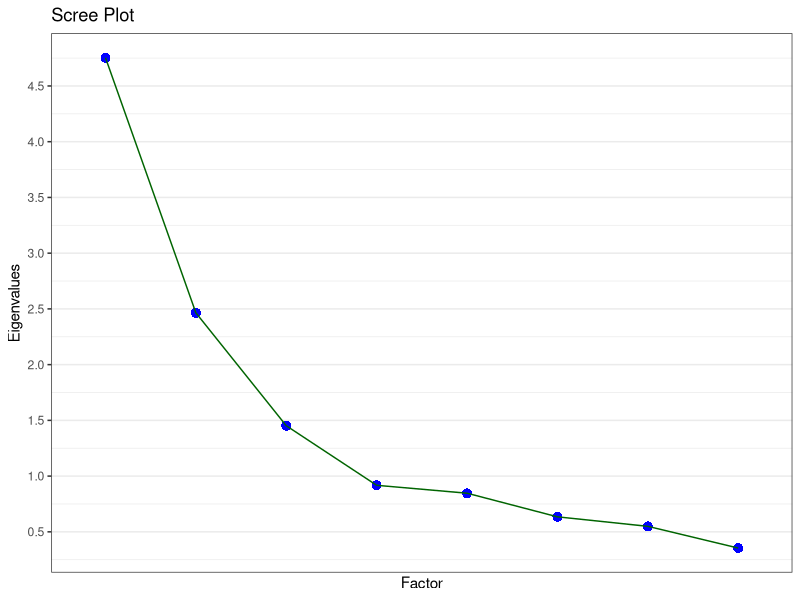
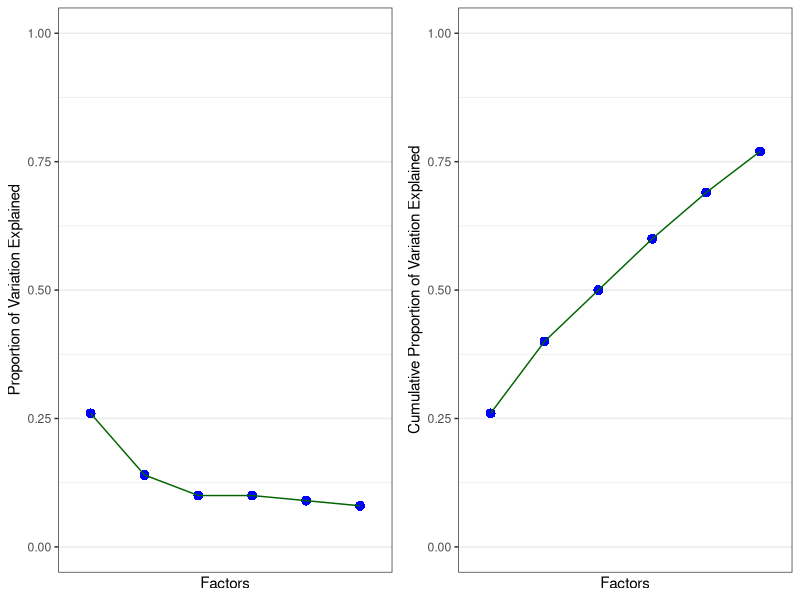
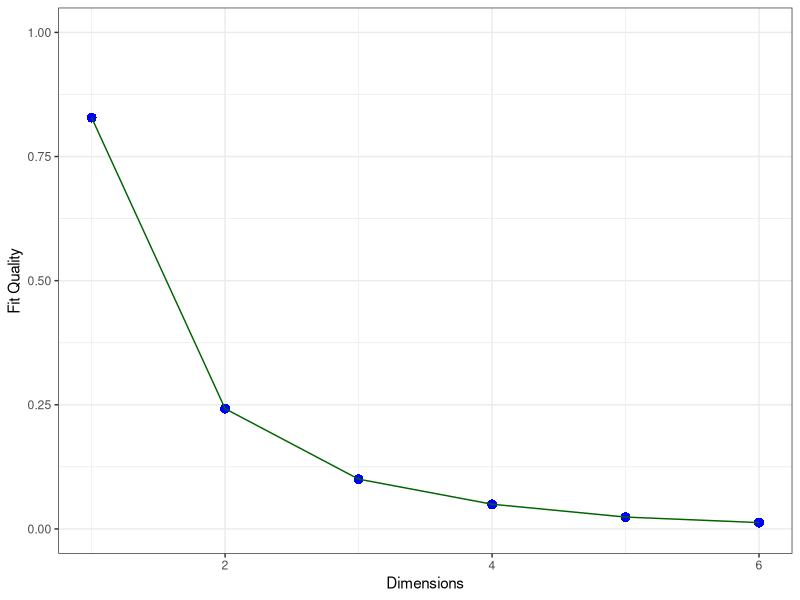
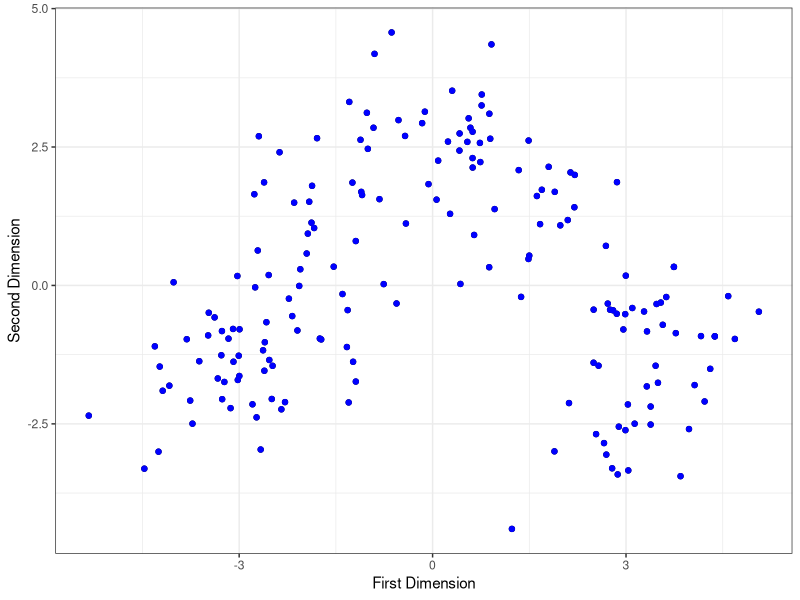

Write the R code that produced these figures, in order.
## ---- chunk 1
list.of.packages = c("ggplot2",
                     "gridExtra",
                     "xtable",
                     "cluster",
                     "stats")
new.packages = list.of.packages[!(list.of.packages %in% installed.packages()[,"Package"])]
if(length(new.packages)) {
  install.packages(new.packages)
}
for (i in 1:length(list.of.packages)) {
  require(list.of.packages[i], character.only=TRUE)
}
## ---- chunk 2
wine = read.table('wine.txt', header=TRUE, sep="")
wine_cov = round(var(wine), 2)
wine_cor = round(cor(wine), 2)
df_temp = data.frame(wine_cor)
df_temp[upper.tri(df_temp)] = NA
xtable_temp = xtable(df_temp)
digits(xtable_temp)[2:14] = 2
align(xtable_temp) = c('l', rep('c', 13))
print(xtable_temp, type='html', sanitize.colnames.function = function(x) seq(1:13))
## ---- chunk 3
eig_vals = eigen(wine_cor)$values[1:8]
scree_plot = ggplot(data.frame(eig_vals=eig_vals, factors=seq(1:8)), aes(x=factors, y=eig_vals)) +
              geom_point(shape=16, size=3, col="blue") +
              geom_line(col="darkgreen") + 
              labs(x='Factor', y='Eigenvalues', title='Scree Plot') +
              theme_bw() +
              scale_x_discrete(breaks=seq(1:8)) +
              scale_y_continuous(breaks=seq(0,5,0.5))
scree_plot
## ---- chunk 4
wine_FA_5 = factanal(factors=5, x=wine)
wine_FA_6 = factanal(factors=6, x=wine)
df_temp = wine_FA_6$loading[1:13, 1:6]
xtable_temp = xtable(df_temp)
digits(xtable_temp)[2:7] = 2
align(xtable_temp) = c('l', rep('c', 6))
print(xtable_temp, type='html', sanitize.colnames.function = function(x) gsub('r', 'r\ ', x))
## ---- chunk 5
wine_FA_6 = factanal(factors=6, x=wine, rotation='promax')
df_temp = wine_FA_6$loading[1:13, 1:6]
xtable_temp = xtable(df_temp)
digits(xtable_temp)[2:7] = 2
align(xtable_temp) = c('l', rep('c', 6))
print(xtable_temp, type='html', sanitize.colnames.function = function(x) gsub('r', 'r\ ', x))
## ---- chunk 6
df_temp = data.frame(matrix(c(NA, 'x', 'x', NA, NA, NA,
                       NA, NA, NA, NA, 'x', NA,
                       NA, NA, NA, 'x', NA, NA,
                       NA, 'x', NA, 'x', NA, NA,
                       NA, NA, NA, NA, NA, 'x',
                       'x', NA, NA, NA, NA, NA,
                       'x', NA, NA, NA, NA, NA,
                       'x', NA, NA, 'x', NA, NA,
                       'x', NA, NA, NA, NA, NA,
                       NA, 'x', 'x', NA, NA, NA,
                       NA, NA, 'x', NA, 'x', NA,
                       'x', NA, 'x', NA, NA, NA,
                       NA, 'x', NA, NA, NA, NA),
                     nrow=13, ncol=6, byrow=TRUE))
colnames(df_temp) = c('Factor1', 'Factor2', 'Factor3', 'Factor4', 'Factor5', 'Factor6')
rownames(df_temp) = colnames(wine)
xtable_temp = xtable(df_temp)
align(xtable_temp) = c('l', rep('c', 6))
print(xtable_temp, type='html', sanitize.colnames.function = function(x) gsub('r', 'r\ ', x))
## ---- chunk 7
df_temp = data.frame(matrix(c(0.26, 0.14, 0.10, 0.10, 0.09, 0.08,
                              0.26, 0.40, 0.50, 0.60, 0.69, 0.77),
                            nrow=2, ncol=6))
colnames(df_temp) = c('Factor1', 'Factor2', 'Factor3', 'Factor4', 'Factor5', 'Factor6')
rownames(df_temp) = c('Proportion of Variation Explained', 'Cumulative Proportion of Variation Explained')
xtable_temp = xtable(df_temp)
align(xtable_temp) = c('l', rep('c', 6))
print(xtable_temp, type='html', sanitize.colnames.function = function(x) gsub('r', 'r\ ', x))
## ---- chunk 8
pve = c(0.26, 0.14, 0.10, 0.10, 0.09, 0.08)
df_temp = data.frame(factors=seq(1:6), pve=pve, cpve=cumsum(pve))
plot1 = ggplot(df_temp, aes(x=factors, y=pve)) +
          ylim(0,1) +
          labs(x='Factors', y='Proportion of Variation Explained') +
          geom_point(shape=16, size=3, col="blue") +
          geom_line(col="darkgreen") +
          theme_bw() +
          scale_x_discrete(breaks=seq(1:6))
plot2 = ggplot(df_temp, aes(x=factors, y=cpve)) +
          ylim(0,1) +
          labs(x='Factors', y='Cumulative Proportion of Variation Explained') +
          geom_point(shape=16, size=3, col="blue") +
          geom_line(col="darkgreen") +
          theme_bw() +
          scale_x_discrete(breaks=seq(1:6))
grid.arrange(plot1, plot2, ncol=2)
## ---- chunk 9
wine_dist = daisy(wine, stand=TRUE)

wine_mds_1 = cmdscale(wine_dist, k=1)
fitted_dist_1 = daisy(wine_mds_1)
fit_qual_1 = sum((wine_dist - fitted_dist_1)^2)/sum(fitted_dist_1^2)

wine_mds_2 = cmdscale(wine_dist, k=2)
fitted_dist_2 = daisy(wine_mds_2)
fit_qual_2 = sum((wine_dist - fitted_dist_2)^2)/sum(fitted_dist_2^2)

wine_mds_3 = cmdscale(wine_dist, k=3)
fitted_dist_3 = daisy(wine_mds_3)
fit_qual_3 = sum((wine_dist - fitted_dist_3)^2)/sum(fitted_dist_3^2)

wine_mds_4 = cmdscale(wine_dist, k=4)
fitted_dist_4 = daisy(wine_mds_4)
fit_qual_4 = sum((wine_dist - fitted_dist_4)^2)/sum(fitted_dist_4^2)

wine_mds_5 = cmdscale(wine_dist, k=5)
fitted_dist_5 = daisy(wine_mds_5)
fit_qual_5 = sum((wine_dist - fitted_dist_5)^2)/sum(fitted_dist_5^2)

wine_mds_6 = cmdscale(wine_dist, k=6)
fitted_dist_6 = daisy(wine_mds_6)
fit_qual_6 = sum((wine_dist - fitted_dist_6)^2)/sum(fitted_dist_6^2)

fit = c(fit_qual_1, fit_qual_2, fit_qual_3, fit_qual_4, fit_qual_5, fit_qual_6)

qplot(x=seq(1:6), y=fit) + 
  labs(x='Dimensions', y='Fit Quality') +
  geom_point(shape=16, size=3, col="blue") +
  geom_line(col="darkgreen") +
  ylim(0, 1) +
  theme_bw()
## ---- chunk 10
qplot(x=wine_mds_2[,1], y=wine_mds_2[,2]) +
  geom_point(col="blue") +
  labs(x='First Dimension', y='Second Dimension') +
  theme_bw()
